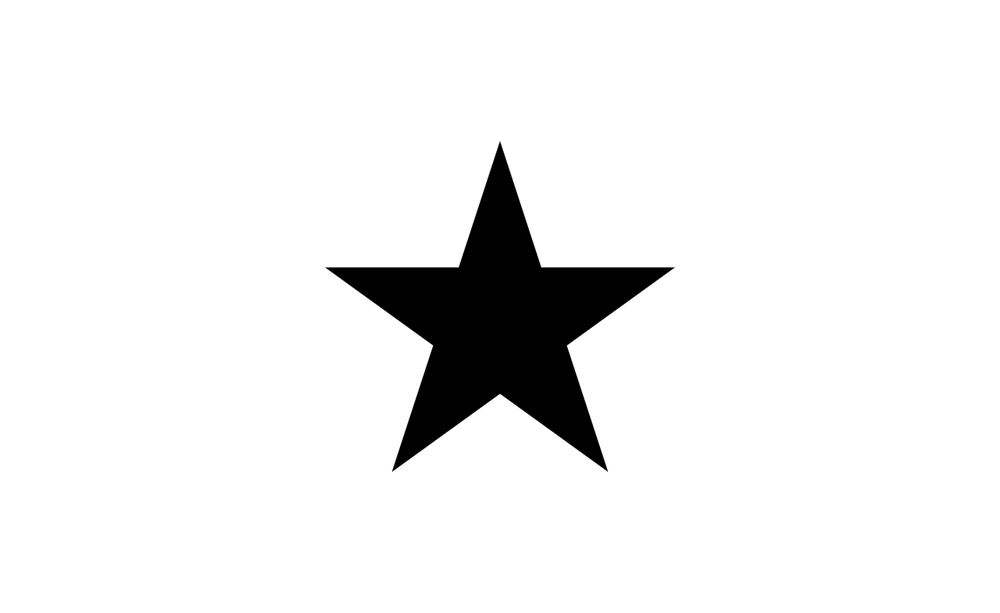
#> input picture star.png, 1000 x 613 px, shrunk from 1280 x 785 before the run
$ python '24-) Convex Hull ile Dış Bükey Tespit.py'
#> lines starting #> are read from the running program, lines starting #| are printed output that depends on the picture; after the words box and inside, x2 and y2 are one past the last pixel; in counts of white or black regions, pixels touching at a corner belong together
import cv2
import numpy as np

# Resmi oku
img = cv2.imread("star.png")
#> img is the input picture: shape (613, 1000, 3); min 0, max 255, mean 239.3

# Gri tonlamaya dönüştür
gray = cv2.cvtColor(img, cv2.COLOR_BGR2GRAY)

# Gri tonlamalı resmi eşik değerine göre ikili bir resme dönüştür
ret, thresh = cv2.threshold(gray, 75, 200, cv2.THRESH_BINARY)
#> thresh: shape (613, 1000); values 0 (black) and 200 (white), 93.9% white; 1 black region

# Konturları bul
contour, hierarchy = cv2.findContours(thresh, cv2.RETR_TREE, cv2.CHAIN_APPROX_SIMPLE)
#> contour = 2 contours; box (x1, y1, x2, y2) and area: (0, 0, 1000, 613) 611388, (326, 142, 674, 472) 37980

# Konturun dışındaki konveks kabuğu bul
convex_hulls = []

for i in range(len(contour)):
    convex_hulls.append(cv2.convexHull(contour[i], False))
#> this loop made 2 passes
#> after the loop, convex_hulls = 2 contours; box (x1, y1, x2, y2) and area: (0, 0, 1000, 613) 611388, (326, 142, 674, 472) 78806

# Çıktı resmi için boş bir matris oluştur
output_image = np.zeros((thresh.shape[0], thresh.shape[1], 3), np.uint8)

# Her bir kontur için çizim yap
for i in range(len(contour)):
    # Orjinal konturu mavi renkte çiz
    cv2.drawContours(output_image, contour, i, (255, 0, 0), 3, 8)
    # Konveks kabuğu yeşil renkte çiz
    cv2.drawContours(output_image, convex_hulls, i, (0, 255, 0), 1, 8)
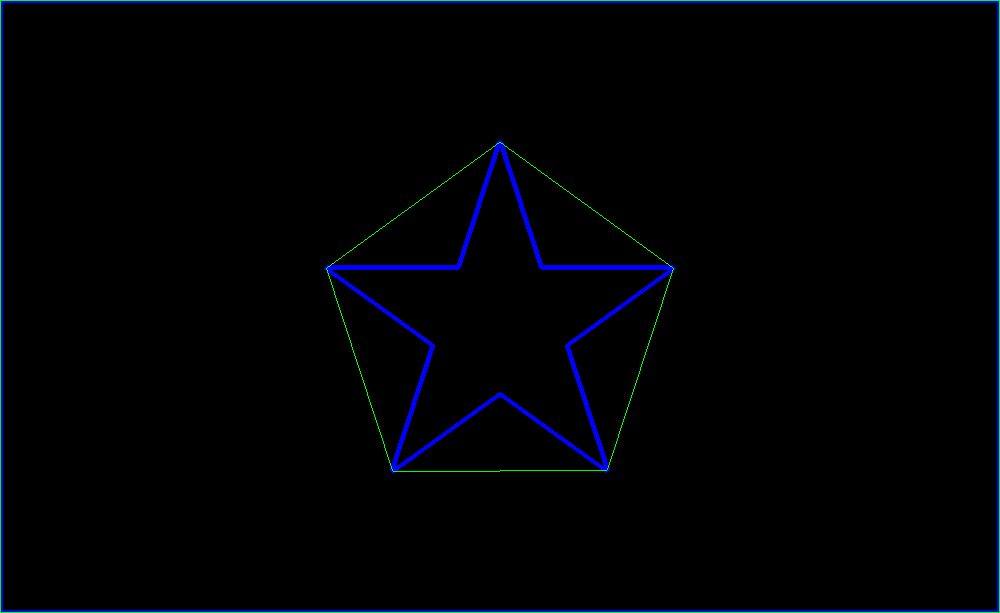
#> output_image: shape (613, 1000, 3); mean of channels 0, 1, 2 5.1, 1.7, 0; drawn as B, G, R

cnt = convex_hulls[0]
#> cnt = [[999, 0], [999, 612], [0, 612], [0, 0]]

M = cv2.moments(cnt)
#> M = moments, m00 611388, centre m10/m00, m01/m00 = (499.5, 306)
alan = cv2.contourArea(cnt)
#> alan = 611388
print(alan)#Alanı verir
#| 611388.0

cevre = cv2.arcLength(cnt, True)
#> cevre = 3222
print(cevre)
#| 3222.0

# Son çıktı resmini göster
cv2.imshow("resim", output_image)
cv2.waitKey(0)
cv2.destroyAllWindows()

$ run again, with yazi.png copied over star.png
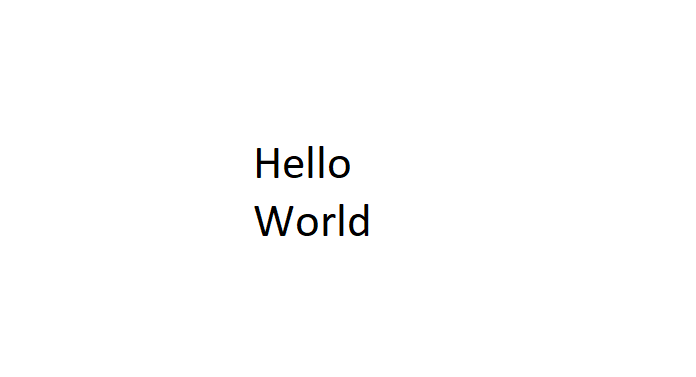
#> input picture yazi.png, 696 x 377 px
#> img is the input picture: shape (377, 696, 3); mean B, G, R 253, 253, 253
#> `ret, thresh = cv2.threshold(gray, 75, 200, cv2.THRESH_BINARY)`:
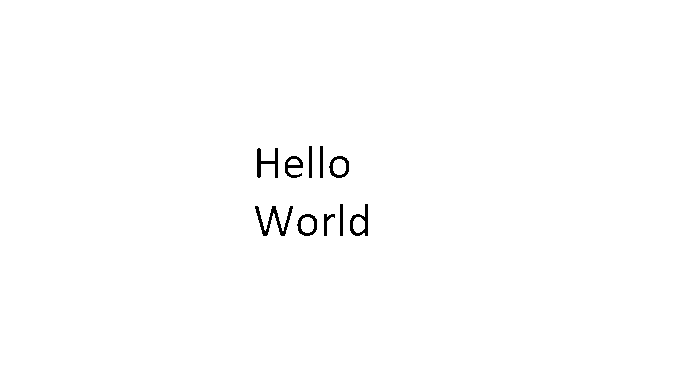
#> thresh: shape (377, 696); values 0 (black) and 200 (white), 99.3% white; 10 black regions
#> contour = 15 contours; largest, box (x1, y1, x2, y2) and area: (0, 0, 696, 377) 261320, (254, 205, 294, 237) 467, (349, 203, 369, 237) 427, (296, 213, 318, 237) 386, (328, 155, 350, 179) 386
#> the loop `for i in range(len(contour)):` made 15 passes
#> after the loop `for i in range(len(contour)):`: convex_hulls = 15 contours; largest, box (x1, y1, x2, y2) and area: (0, 0, 696, 377) 261320, (254, 205, 294, 237) 989, (256, 147, 279, 179) 677, (349, 203, 369, 237) 492, (296, 213, 318, 237) 396
#> after the loop `for i in range(len(contour)):`:
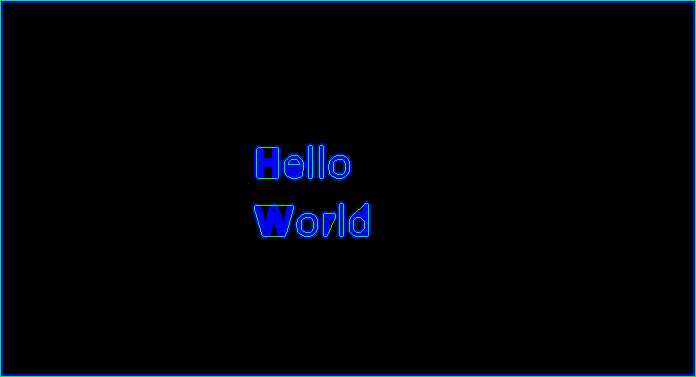
#> output_image: shape (377, 696, 3); mean of channels 0, 1, 2 8.2, 3, 0; drawn as B, G, R
#> cnt = [[695, 0], [695, 376], [0, 376], [0, 0]]
#> M = moments, m00 261320, centre m10/m00, m01/m00 = (347.5, 188)
#> alan = 261320
#| 261320.0
#> cevre = 2142
#| 2142.0
